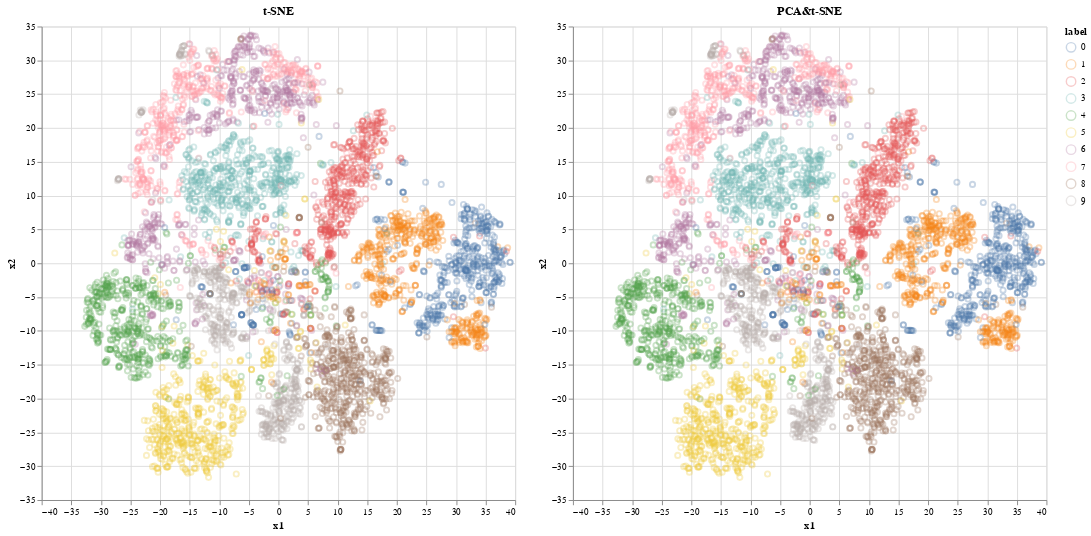

Here is the notebook cell this chart was saved with:
### Code cell
## comparision between tSNE and PCA-tSNE
import altair as alt
import pandas as pd
alt.data_transformers.enable("vegafusion")
WIDTH=500
HEIGHT=500
SAMPLE_FRAC=0.8

tsne_df=pd.DataFrame(tsne,columns=['x1','x2'])
tsne_df['label']=pd.DataFrame(y_subset)
tsne_chart=alt.Chart(tsne_df).mark_point(opacity=0.3).encode(
    x='x1:Q',
    y='x2:Q',
    color='label:N'
).properties(width=WIDTH,height=HEIGHT,title='t-SNE')

pca_tsne_df=pd.DataFrame(tsne,columns=['x1','x2'])
pca_tsne_df['label']=pd.DataFrame(y_subset)
pca_tsne_chart=alt.Chart(pca_tsne_df).mark_point(opacity=0.3).encode(
    x='x1:Q',
    y='x2:Q',
    color='label:N'
).properties(width=WIDTH,height=HEIGHT,title='PCA&t-SNE')
tsne_chart.save('altair/tSNE.png')
pca_tsne_chart.save('altair/PCA_tSNE.png')
(tsne_chart|pca_tsne_chart).save('altair/tSNE and PCA_tSNE.png')
tsne_chart|pca_tsne_chart

### Figure 1 — Vega specification as saved in the notebook (floating-point values rounded to 4 significant figures; data arrays with more than 128 entries replaced by an {"elided": "..."} marker saying what was removed)
{"$schema": "https://vega.github.io/schema/vega/v5.json", "data": [{"name": "source_0", "values": {"elided": "5000 records"}}, {"name": "source_1", "values": {"elided": "5000 records"}}, {"name": "source_0_color_domain_label_0", "values": [{"label": 0}, {"label": 1}, {"label": 2}, {"label": 3}, {"label": 4}, {"label": 5}, {"label": 6}, {"label": 7}, {"label": 8}, {"label": 9}]}, {"name": "source_1_color_domain_label_1", "values": [{"label": 0}, {"label": 1}, {"label": 2}, {"label": 3}, {"label": 4}, {"label": 5}, {"label": 6}, {"label": 7}, {"label": 8}, {"label": 9}]}, {"name": "source_0_concat_0_x_domain_x1", "values": [{"min": -32.72, "max": 39.14}]}, {"name": "source_0_concat_0_y_domain_x2", "values": [{"min": -31.65, "max": 33.76}]}, {"name": "source_1_concat_1_x_domain_x1", "values": [{"min": -32.72, "max": 39.14}]}, {"name": "source_1_concat_1_y_domain_x2", "values": [{"min": -31.65, "max": 33.76}]}], "signals": [{"name": "childWidth", "value": 500}], "marks": [{"type": "group", "name": "concat_0_group", "encode": {"update": {"height": {"signal": "height"}, "width": {"signal": "childWidth"}}}, "marks": [{"type": "symbol", "name": "concat_0_marks", "from": {"data": "source_0"}, "encode": {"update": {"x": {"field": "x1", "scale": "concat_0_x"}, "opacity": {"value": 0.3}, "fill": {"value": "transparent"}, "y": {"field": "x2", "scale": "concat_0_y"}, "stroke": {"field": "label", "scale": "color"}}}, "style": ["point"]}], "axes": [{"scale": "concat_0_x", "minExtent": 0, "labels": false, "ticks": false, "zindex": 0, "orient": "bottom", "grid": true, "gridScale": "concat_0_y", "aria": false, "tickCount": {"signal": "ceil(childWidth/40)"}, "domain": false, "maxExtent": 0}, {"scale": "concat_0_y", "grid": true, "labels": false, "maxExtent": 0, "zindex": 0, "domain": false, "orient": "left", "gridScale": "concat_0_x", "aria": false, "tickCount": {"signal": "ceil(height/40)"}, "minExtent": 0, "ticks": false}, {"scale": "concat_0_x", "labelOverlap": true, "orient": "bottom", "title": "x1", "grid": false, "tickCount": {"signal": "ceil(childWidth/40)"}, "zindex": 0, "labelFlush": true}, {"scale": "concat_0_y", "labelOverlap": true, "zindex": 0, "grid": false, "orient": "left", "tickCount": {"signal": "ceil(height/40)"}, "title": "x2"}], "title": {"text": "t-SNE", "frame": "group"}, "style": "cell"}, {"type": "group", "name": "concat_1_group", "encode": {"update": {"height": {"signal": "height"}, "width": {"signal": "childWidth"}}}, "marks": [{"type": "symbol", "name": "concat_1_marks", "from": {"data": "source_1"}, "encode": {"update": {"x": {"field": "x1", "scale": "concat_1_x"}, "opacity": {"value": 0.3}, "fill": {"value": "transparent"}, "y": {"field": "x2", "scale": "concat_1_y"}, "stroke": {"field": "label", "scale": "color"}}}, "style": ["point"]}], "axes": [{"scale": "concat_1_x", "gridScale": "concat_1_y", "domain": false, "aria": false, "grid": true, "orient": "bottom", "minExtent": 0, "tickCount": {"signal": "ceil(childWidth/40)"}, "zindex": 0, "ticks": false, "labels": false, "maxExtent": 0}, {"scale": "concat_1_y", "ticks": false, "aria": false, "domain": false, "zindex": 0, "minExtent": 0, "tickCount": {"signal": "ceil(height/40)"}, "orient": "left", "maxExtent": 0, "labels": false, "grid": true, "gridScale": "concat_1_x"}, {"scale": "concat_1_x", "title": "x1", "labelOverlap": true, "tickCount": {"signal": "ceil(childWidth/40)"}, "orient": "bottom", "labelFlush": true, "zindex": 0, "grid": false}, {"scale": "concat_1_y", "orient": "left", "labelOverlap": true, "tickCount": {"signal": "ceil(height/40)"}, "grid": false, "zindex": 0, "title": "x2"}], "title": {"text": "PCA&t-SNE", "frame": "group"}, "style": "cell"}], "scales": [{"name": "color", "type": "ordinal", "domain": {"fields": [{"data": "source_0_color_domain_label_0", "field": "label"}, {"data": "source_1_color_domain_label_1", "field": "label"}], "sort": true}, "range": "category"}, {"name": "concat_0_x", "type": "linear", "domain": [{"signal": "(data(\"source_0_concat_0_x_domain_x1\")[0] || {}).min"}, {"signal": "(data(\"source_0_concat_0_x_domain_x1\")[0] || {}).max"}], "range": [0, {"signal": "childWidth"}], "nice": true, "zero": true}, {"name": "concat_0_y", "type": "linear", "domain": [{"signal": "(data(\"source_0_concat_0_y_domain_x2\")[0] || {}).min"}, {"signal": "(data(\"source_0_concat_0_y_domain_x2\")[0] || {}).max"}], "range": [{"signal": "height"}, 0], "nice": true, "zero": true}, {"name": "concat_1_x", "type": "linear", "domain": [{"signal": "(data(\"source_1_concat_1_x_domain_x1\")[0] || {}).min"}, {"signal": "(data(\"source_1_concat_1_x_domain_x1\")[0] || {}).max"}], "range": [0, {"signal": "childWidth"}], "nice": true, "zero": true}, {"name": "concat_1_y", "type": "linear", "domain": [{"signal": "(data(\"source_1_concat_1_y_domain_x2\")[0] || {}).min"}, {"signal": "(data(\"source_1_concat_1_y_domain_x2\")[0] || {}).max"}], "range": [{"signal": "height"}, 0], "zero": true, "nice": true}], "legends": [{"stroke": "color", "symbolType": "circle", "title": "label", "encode": {"symbols": {"update": {"fill": {"value": "transparent"}, "opacity": {"value": 0.3}}}}}], "layout": {"padding": 20, "bounds": "full", "align": "each"}, "height": 500, "background": "white", "padding": 5}
